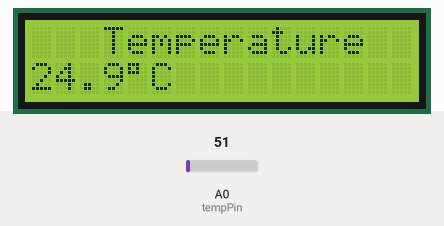
Recording of a sketch running on a simulated Arduino Uno, built with avr-gcc and run on an emulated ATmega328P. Shown: 16×2 character LCD. The test bench sets the inputs (shaded band); at power-on: A0 (tempPin) = 51. What the sketch prints to the serial monitor is not drawn.

Above: at 1.2 s.
1.3 s: A0 (tempPin) set to 61
At 2.4 s:
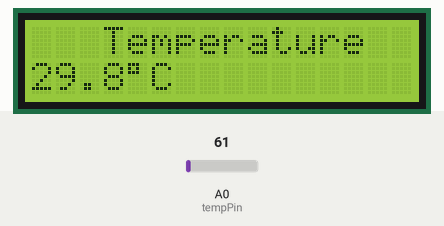
3.5 s: A0 (tempPin) set to 71
At 4.6 s:
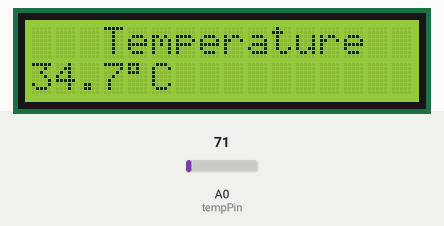
5.6 s: A0 (tempPin) set to 86
At 6.9 s:
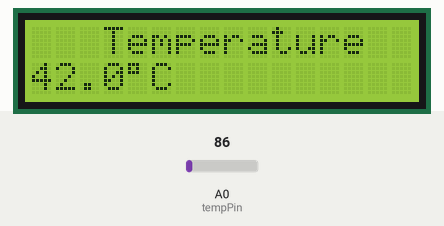
Timing chart, 0 to 8.6 s (numbered marks = the images above; inputs shaded):
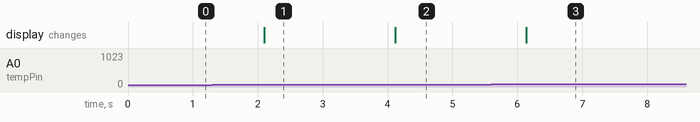

Measured:
- after the input at 1.3 s, the display: changes after 0.80 s (image 1)
- after the input at 3.5 s, the display: changes after 0.62 s (image 2)
- after the input at 5.6 s, the display: changes after 0.54 s (image 3)

The sketch:

sterillizer.ino
```cpp
//Temperature Monitoring System using Arduino, LM35 and Hc-05
#include <SoftwareSerial.h>
SoftwareSerial mySerial(0, 1); // RX, TX

#include <LiquidCrystal.h>
const int rs = 12, en = 11, d4 = 5, d5 = 4, d6 = 3, d7 = 2;
LiquidCrystal lcd(rs, en, d4, d5, d6, d7);
int tempPin = A0;   // the output pin of LM35
int buzzer=13;
int read_ADC= 0;
double temp = 0;
double tempC = 0;


void setup() {
Serial.begin(9600);
mySerial.begin(9600);
Serial.println("Ready");
mySerial.println("Ready");

pinMode(tempPin, INPUT);
lcd.begin(16,2);

}

void loop(){

read_ADC =analogRead(tempPin);
temp = (read_ADC / 1023.0) * 5000; // 5000 to get millivots.
tempC = temp * 0.1; // 500 is the offset


lcd.setCursor(0,0);
lcd.print("   Temperature  ");
lcd.setCursor(0,1);
lcd.print(tempC,1);
lcd.print((char)223); //degree symbol
lcd.print("C  ");
  if(tempC>=100){
    tone(buzzer, 1000); // Send 1KHz sound signal...
    delay(1000);        // ...for 1 sec
    noTone(buzzer);     // Stop sound...
    delay(1000);        // ...for 1sec
  }

Serial.println(tempC);
mySerial.print("S");
mySerial.print(";");
mySerial.print(tempC,0); //send distance to MIT App
mySerial.print(";");

delay(1000);
}
```
